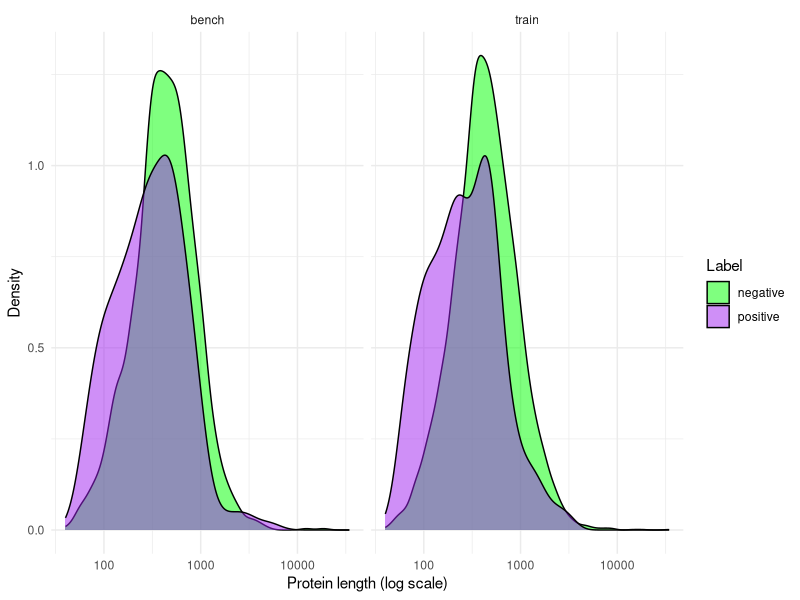
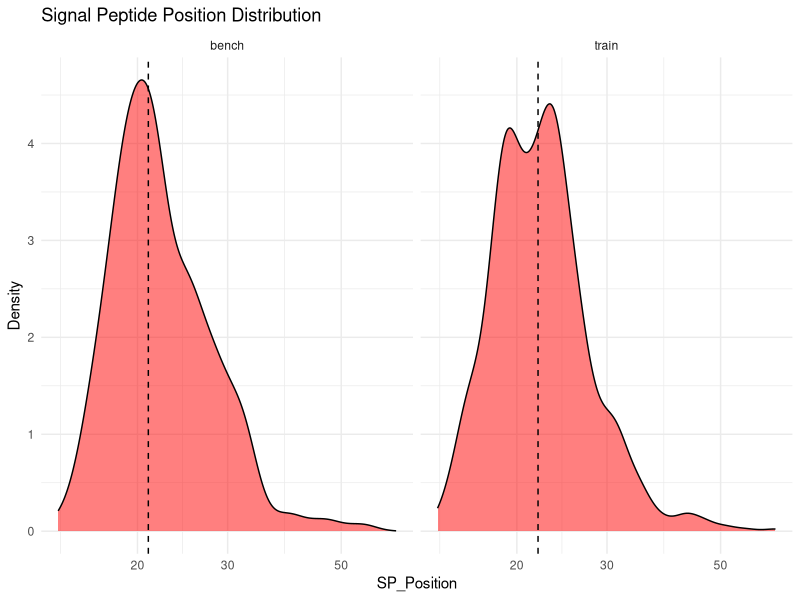

These figures' R source, in order:
#Plot for distribution of protein lengths comparing positive and negative sequences
## Load tidyverse for easy data handling + plotting
library(tidyverse)

## Read the TSV file
df <- read_tsv("all_info.tsv")

df <- df %>%
  mutate(length = nchar(ProteinLength))

##creating the density plot
ggplot(df, aes(x = ProteinLength, fill = label)) +
  geom_density(alpha = 0.5) +
  labs(x = "Protein length (log scale)", y = "Density", fill = "Label") +
  theme_minimal() +
  facet_wrap(~Set) +
  scale_x_log10() +
  scale_fill_manual(values = c("positive" = "purple", "negative" = "green"))


#The distribution of SP lengths
library(tidyverse)

#read the TSV file
df <- read_tsv("all_info.tsv")

df<- df %>%
  filter(label == "positive", !is.na(SPPosition))

# calculate median SPPosition for each Set
medians <- df %>%
  group_by(Set) %>%
  summarize(median_SP = median(SPPosition))

##creating the density plot
ggplot(df, aes(x=SPPosition, fill=label)) +
  geom_density(alpha=0.5) +
  geom_vline(data = medians, aes(xintercept = median_SP), 
             color = "black", linetype = "dashed", size = 0.5) +
  labs(title="Signal Peptide Position Distribution", x="SP_Position", y="Density") +
  theme_minimal() +
  facet_wrap(~Set) +
  scale_x_log10() +
  scale_fill_manual(values = c("positive" = "red")) +
  theme(legend.position = "none")
